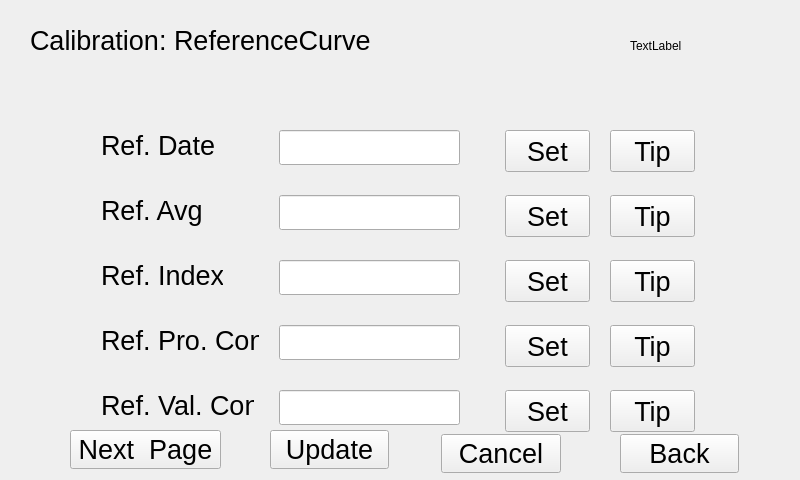
<?xml version="1.0" encoding="UTF-8"?>
<ui version="4.0">
 <class>referenceCurvedlg</class>
 <widget class="QWidget" name="referenceCurvedlg">
  <property name="geometry">
   <rect>
    <x>0</x>
    <y>0</y>
    <width>800</width>
    <height>480</height>
   </rect>
  </property>
  <property name="windowTitle">
   <string>Form</string>
  </property>
  <widget class="QLabel" name="dateTime">
   <property name="geometry">
    <rect>
     <x>630</x>
     <y>40</y>
     <width>54</width>
     <height>12</height>
    </rect>
   </property>
   <property name="text">
    <string>TextLabel</string>
   </property>
  </widget>
  <widget class="QLabel" name="label_2">
   <property name="geometry">
    <rect>
     <x>101</x>
     <y>130</y>
     <width>141</width>
     <height>32</height>
    </rect>
   </property>
   <property name="text">
    <string>&lt;html&gt;&lt;head/&gt;&lt;body&gt;&lt;p&gt;&lt;span style=&quot; font-size:20pt;&quot;&gt;Ref.  Date&lt;/span&gt;&lt;/p&gt;&lt;/body&gt;&lt;/html&gt;</string>
   </property>
  </widget>
  <widget class="QLabel" name="label_3">
   <property name="geometry">
    <rect>
     <x>101</x>
     <y>195</y>
     <width>121</width>
     <height>32</height>
    </rect>
   </property>
   <property name="text">
    <string>&lt;html&gt;&lt;head/&gt;&lt;body&gt;&lt;p&gt;&lt;span style=&quot; font-size:20pt;&quot;&gt;Ref.  Avg&lt;/span&gt;&lt;/p&gt;&lt;/body&gt;&lt;/html&gt;</string>
   </property>
  </widget>
  <widget class="QLabel" name="label_4">
   <property name="geometry">
    <rect>
     <x>101</x>
     <y>260</y>
     <width>122</width>
     <height>32</height>
    </rect>
   </property>
   <property name="text">
    <string>&lt;html&gt;&lt;head/&gt;&lt;body&gt;&lt;p&gt;&lt;span style=&quot; font-size:20pt;&quot;&gt;Ref.  Index&lt;/span&gt;&lt;/p&gt;&lt;/body&gt;&lt;/html&gt;</string>
   </property>
  </widget>
  <widget class="QLabel" name="label_5">
   <property name="geometry">
    <rect>
     <x>101</x>
     <y>325</y>
     <width>158</width>
     <height>32</height>
    </rect>
   </property>
   <property name="text">
    <string>&lt;html&gt;&lt;head/&gt;&lt;body&gt;&lt;p&gt;&lt;span style=&quot; font-size:20pt;&quot;&gt;Ref. Pro. Con&lt;/span&gt;&lt;/p&gt;&lt;/body&gt;&lt;/html&gt;</string>
   </property>
  </widget>
  <widget class="QLabel" name="label_6">
   <property name="geometry">
    <rect>
     <x>101</x>
     <y>390</y>
     <width>153</width>
     <height>32</height>
    </rect>
   </property>
   <property name="text">
    <string>&lt;html&gt;&lt;head/&gt;&lt;body&gt;&lt;p&gt;&lt;span style=&quot; font-size:20pt;&quot;&gt;Ref. Val.  Con&lt;/span&gt;&lt;/p&gt;&lt;/body&gt;&lt;/html&gt;</string>
   </property>
  </widget>
  <widget class="QLineEdit" name="CalDate_linEdit">
   <property name="geometry">
    <rect>
     <x>279</x>
     <y>130</y>
     <width>181</width>
     <height>35</height>
    </rect>
   </property>
   <property name="font">
    <font>
     <pointsize>20</pointsize>
    </font>
   </property>
  </widget>
  <widget class="QLineEdit" name="RefCurvAvg_lineEdit">
   <property name="geometry">
    <rect>
     <x>279</x>
     <y>195</y>
     <width>181</width>
     <height>35</height>
    </rect>
   </property>
   <property name="font">
    <font>
     <pointsize>20</pointsize>
    </font>
   </property>
  </widget>
  <widget class="QLineEdit" name="RefInd_lineEdit">
   <property name="geometry">
    <rect>
     <x>279</x>
     <y>260</y>
     <width>181</width>
     <height>35</height>
    </rect>
   </property>
   <property name="font">
    <font>
     <pointsize>20</pointsize>
    </font>
   </property>
  </widget>
  <widget class="QLineEdit" name="ProRCon_lineEdit">
   <property name="geometry">
    <rect>
     <x>279</x>
     <y>325</y>
     <width>181</width>
     <height>35</height>
    </rect>
   </property>
   <property name="font">
    <font>
     <pointsize>20</pointsize>
    </font>
   </property>
  </widget>
  <widget class="QLineEdit" name="ValRCon_lineEdit">
   <property name="geometry">
    <rect>
     <x>279</x>
     <y>390</y>
     <width>181</width>
     <height>35</height>
    </rect>
   </property>
   <property name="font">
    <font>
     <pointsize>20</pointsize>
    </font>
   </property>
  </widget>
  <widget class="QPushButton" name="CalDate_change">
   <property name="geometry">
    <rect>
     <x>505</x>
     <y>130</y>
     <width>85</width>
     <height>42</height>
    </rect>
   </property>
   <property name="font">
    <font>
     <pointsize>20</pointsize>
    </font>
   </property>
   <property name="text">
    <string>Set</string>
   </property>
  </widget>
  <widget class="QPushButton" name="CalDate_Tip">
   <property name="geometry">
    <rect>
     <x>610</x>
     <y>130</y>
     <width>85</width>
     <height>42</height>
    </rect>
   </property>
   <property name="font">
    <font>
     <pointsize>20</pointsize>
    </font>
   </property>
   <property name="text">
    <string>Tip</string>
   </property>
  </widget>
  <widget class="QPushButton" name="RefCurvAvg_change">
   <property name="geometry">
    <rect>
     <x>505</x>
     <y>195</y>
     <width>85</width>
     <height>42</height>
    </rect>
   </property>
   <property name="font">
    <font>
     <pointsize>20</pointsize>
    </font>
   </property>
   <property name="text">
    <string>Set</string>
   </property>
  </widget>
  <widget class="QPushButton" name="RefCurvAvg_Tip">
   <property name="geometry">
    <rect>
     <x>610</x>
     <y>195</y>
     <width>85</width>
     <height>42</height>
    </rect>
   </property>
   <property name="font">
    <font>
     <pointsize>20</pointsize>
    </font>
   </property>
   <property name="text">
    <string>Tip</string>
   </property>
  </widget>
  <widget class="QPushButton" name="RefInd_change">
   <property name="geometry">
    <rect>
     <x>505</x>
     <y>260</y>
     <width>85</width>
     <height>42</height>
    </rect>
   </property>
   <property name="font">
    <font>
     <pointsize>20</pointsize>
    </font>
   </property>
   <property name="text">
    <string>Set</string>
   </property>
  </widget>
  <widget class="QPushButton" name="RefInd_Tip">
   <property name="geometry">
    <rect>
     <x>610</x>
     <y>260</y>
     <width>85</width>
     <height>42</height>
    </rect>
   </property>
   <property name="font">
    <font>
     <pointsize>20</pointsize>
    </font>
   </property>
   <property name="text">
    <string>Tip</string>
   </property>
  </widget>
  <widget class="QPushButton" name="ProRCon_change">
   <property name="geometry">
    <rect>
     <x>505</x>
     <y>325</y>
     <width>85</width>
     <height>42</height>
    </rect>
   </property>
   <property name="font">
    <font>
     <pointsize>20</pointsize>
    </font>
   </property>
   <property name="text">
    <string>Set</string>
   </property>
  </widget>
  <widget class="QPushButton" name="ProRCon_Tip">
   <property name="geometry">
    <rect>
     <x>610</x>
     <y>325</y>
     <width>85</width>
     <height>42</height>
    </rect>
   </property>
   <property name="font">
    <font>
     <pointsize>20</pointsize>
    </font>
   </property>
   <property name="text">
    <string>Tip</string>
   </property>
  </widget>
  <widget class="QPushButton" name="ValRCon_change">
   <property name="geometry">
    <rect>
     <x>505</x>
     <y>390</y>
     <width>85</width>
     <height>42</height>
    </rect>
   </property>
   <property name="font">
    <font>
     <pointsize>20</pointsize>
    </font>
   </property>
   <property name="text">
    <string>Set</string>
   </property>
  </widget>
  <widget class="QPushButton" name="ValRCon_Tip">
   <property name="geometry">
    <rect>
     <x>610</x>
     <y>390</y>
     <width>85</width>
     <height>42</height>
    </rect>
   </property>
   <property name="font">
    <font>
     <pointsize>20</pointsize>
    </font>
   </property>
   <property name="text">
    <string>Tip</string>
   </property>
  </widget>
  <widget class="QPushButton" name="pageDown">
   <property name="geometry">
    <rect>
     <x>70</x>
     <y>430</y>
     <width>151</width>
     <height>39</height>
    </rect>
   </property>
   <property name="font">
    <font>
     <pointsize>20</pointsize>
    </font>
   </property>
   <property name="text">
    <string>Next  Page</string>
   </property>
  </widget>
  <widget class="QPushButton" name="ok">
   <property name="geometry">
    <rect>
     <x>270</x>
     <y>430</y>
     <width>119</width>
     <height>39</height>
    </rect>
   </property>
   <property name="font">
    <font>
     <pointsize>20</pointsize>
    </font>
   </property>
   <property name="text">
    <string>Update</string>
   </property>
  </widget>
  <widget class="QPushButton" name="cancel">
   <property name="geometry">
    <rect>
     <x>441</x>
     <y>434</y>
     <width>120</width>
     <height>39</height>
    </rect>
   </property>
   <property name="font">
    <font>
     <pointsize>20</pointsize>
    </font>
   </property>
   <property name="text">
    <string>Cancel</string>
   </property>
  </widget>
  <widget class="QPushButton" name="back">
   <property name="geometry">
    <rect>
     <x>620</x>
     <y>434</y>
     <width>119</width>
     <height>39</height>
    </rect>
   </property>
   <property name="font">
    <font>
     <pointsize>20</pointsize>
    </font>
   </property>
   <property name="text">
    <string>Back</string>
   </property>
  </widget>
  <widget class="QLabel" name="label">
   <property name="geometry">
    <rect>
     <x>30</x>
     <y>10</y>
     <width>361</width>
     <height>61</height>
    </rect>
   </property>
   <property name="text">
    <string>&lt;html&gt;&lt;head/&gt;&lt;body&gt;&lt;p&gt;&lt;span style=&quot; font-size:20pt;&quot;&gt;Calibration:  ReferenceCurve&lt;/span&gt;&lt;/p&gt;&lt;/body&gt;&lt;/html&gt;</string>
   </property>
  </widget>
 </widget>
 <resources/>
 <connections/>
</ui>
